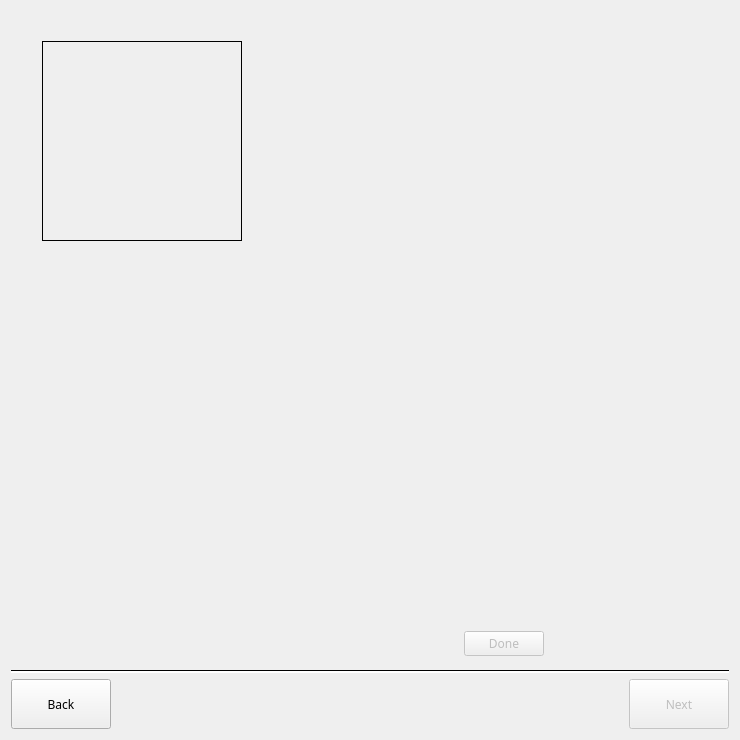
<?xml version="1.0" encoding="UTF-8"?>
<ui version="4.0">
 <class>processimage</class>
 <widget class="QWidget" name="processimage">
  <property name="geometry">
   <rect>
    <x>0</x>
    <y>0</y>
    <width>740</width>
    <height>740</height>
   </rect>
  </property>
  <property name="sizePolicy">
   <sizepolicy hsizetype="Preferred" vsizetype="Preferred">
    <horstretch>0</horstretch>
    <verstretch>0</verstretch>
   </sizepolicy>
  </property>
  <property name="minimumSize">
   <size>
    <width>0</width>
    <height>0</height>
   </size>
  </property>
  <property name="maximumSize">
   <size>
    <width>740</width>
    <height>740</height>
   </size>
  </property>
  <property name="windowTitle">
   <string>Select Region</string>
  </property>
  <layout class="QVBoxLayout" name="verticalLayout_3">
   <item>
    <layout class="QHBoxLayout" name="horizontalLayout_5">
     <item>
      <layout class="QVBoxLayout" name="verticalLayout">
       <item>
        <spacer name="verticalSpacer_3">
         <property name="orientation">
          <enum>Qt::Vertical</enum>
         </property>
         <property name="sizeType">
          <enum>QSizePolicy::Fixed</enum>
         </property>
         <property name="sizeHint" stdset="0">
          <size>
           <width>20</width>
           <height>30</height>
          </size>
         </property>
        </spacer>
       </item>
       <item>
        <layout class="QHBoxLayout" name="horizontalLayout_2">
         <item>
          <spacer name="horizontalSpacer_3">
           <property name="orientation">
            <enum>Qt::Horizontal</enum>
           </property>
           <property name="sizeType">
            <enum>QSizePolicy::Expanding</enum>
           </property>
           <property name="sizeHint" stdset="0">
            <size>
             <width>20</width>
             <height>20</height>
            </size>
           </property>
          </spacer>
         </item>
         <item>
          <widget class="magnifyimagewidget" name="magnifyArea" native="true">
           <property name="sizePolicy">
            <sizepolicy hsizetype="Fixed" vsizetype="Fixed">
             <horstretch>0</horstretch>
             <verstretch>0</verstretch>
            </sizepolicy>
           </property>
           <property name="minimumSize">
            <size>
             <width>200</width>
             <height>200</height>
            </size>
           </property>
           <property name="styleSheet">
            <string notr="true">border: 1px solid rgb(0, 0, 0);</string>
           </property>
          </widget>
         </item>
         <item>
          <spacer name="horizontalSpacer_4">
           <property name="orientation">
            <enum>Qt::Horizontal</enum>
           </property>
           <property name="sizeType">
            <enum>QSizePolicy::Expanding</enum>
           </property>
           <property name="sizeHint" stdset="0">
            <size>
             <width>20</width>
             <height>20</height>
            </size>
           </property>
          </spacer>
         </item>
        </layout>
       </item>
       <item>
        <spacer name="verticalSpacer_4">
         <property name="orientation">
          <enum>Qt::Vertical</enum>
         </property>
         <property name="sizeType">
          <enum>QSizePolicy::Fixed</enum>
         </property>
         <property name="sizeHint" stdset="0">
          <size>
           <width>20</width>
           <height>13</height>
          </size>
         </property>
        </spacer>
       </item>
       <item>
        <layout class="QHBoxLayout" name="horizontalLayout_3">
         <item>
          <spacer name="horizontalSpacer_5">
           <property name="orientation">
            <enum>Qt::Horizontal</enum>
           </property>
           <property name="sizeHint" stdset="0">
            <size>
             <width>40</width>
             <height>20</height>
            </size>
           </property>
          </spacer>
         </item>
         <item>
          <widget class="QLabel" name="icon">
           <property name="sizePolicy">
            <sizepolicy hsizetype="Fixed" vsizetype="Fixed">
             <horstretch>0</horstretch>
             <verstretch>0</verstretch>
            </sizepolicy>
           </property>
           <property name="minimumSize">
            <size>
             <width>50</width>
             <height>50</height>
            </size>
           </property>
           <property name="text">
            <string/>
           </property>
           <property name="pixmap">
            <pixmap resource="resources.qrc">:/new/image/resource/magnifyIcon.png</pixmap>
           </property>
           <property name="scaledContents">
            <bool>true</bool>
           </property>
          </widget>
         </item>
         <item>
          <spacer name="horizontalSpacer_6">
           <property name="orientation">
            <enum>Qt::Horizontal</enum>
           </property>
           <property name="sizeHint" stdset="0">
            <size>
             <width>40</width>
             <height>20</height>
            </size>
           </property>
          </spacer>
         </item>
        </layout>
       </item>
       <item>
        <spacer name="verticalSpacer">
         <property name="orientation">
          <enum>Qt::Vertical</enum>
         </property>
         <property name="sizeHint" stdset="0">
          <size>
           <width>20</width>
           <height>40</height>
          </size>
         </property>
        </spacer>
       </item>
      </layout>
     </item>
     <item>
      <layout class="QVBoxLayout" name="verticalLayout_2">
       <item>
        <widget class="paintimagewidget" name="paintimage" native="true">
         <property name="sizePolicy">
          <sizepolicy hsizetype="Fixed" vsizetype="Fixed">
           <horstretch>0</horstretch>
           <verstretch>0</verstretch>
          </sizepolicy>
         </property>
         <property name="minimumSize">
          <size>
           <width>450</width>
           <height>600</height>
          </size>
         </property>
         <property name="maximumSize">
          <size>
           <width>450</width>
           <height>600</height>
          </size>
         </property>
        </widget>
       </item>
       <item>
        <layout class="QHBoxLayout" name="horizontalLayout_4">
         <item>
          <spacer name="horizontalSpacer">
           <property name="orientation">
            <enum>Qt::Horizontal</enum>
           </property>
           <property name="sizeHint" stdset="0">
            <size>
             <width>40</width>
             <height>20</height>
            </size>
           </property>
          </spacer>
         </item>
         <item>
          <widget class="QPushButton" name="done">
           <property name="enabled">
            <bool>false</bool>
           </property>
           <property name="sizePolicy">
            <sizepolicy hsizetype="Fixed" vsizetype="Fixed">
             <horstretch>0</horstretch>
             <verstretch>0</verstretch>
            </sizepolicy>
           </property>
           <property name="minimumSize">
            <size>
             <width>60</width>
             <height>25</height>
            </size>
           </property>
           <property name="maximumSize">
            <size>
             <width>80</width>
             <height>25</height>
            </size>
           </property>
           <property name="font">
            <font>
             <family>Arial Rounded MT Bold</family>
            </font>
           </property>
           <property name="text">
            <string>Done</string>
           </property>
           <property name="icon">
            <iconset resource="resources.qrc">
             <normaloff>:/new/image/resource/check.png</normaloff>:/new/image/resource/check.png</iconset>
           </property>
           <property name="checkable">
            <bool>true</bool>
           </property>
          </widget>
         </item>
         <item>
          <spacer name="horizontalSpacer_7">
           <property name="orientation">
            <enum>Qt::Horizontal</enum>
           </property>
           <property name="sizeHint" stdset="0">
            <size>
             <width>40</width>
             <height>20</height>
            </size>
           </property>
          </spacer>
         </item>
        </layout>
       </item>
      </layout>
     </item>
    </layout>
   </item>
   <item>
    <widget class="Line" name="line">
     <property name="styleSheet">
      <string notr="true">border-top: 1px solid ; background-color: white;</string>
     </property>
     <property name="orientation">
      <enum>Qt::Horizontal</enum>
     </property>
    </widget>
   </item>
   <item>
    <layout class="QHBoxLayout" name="horizontalLayout">
     <item>
      <widget class="QPushButton" name="back">
       <property name="sizePolicy">
        <sizepolicy hsizetype="Fixed" vsizetype="Fixed">
         <horstretch>0</horstretch>
         <verstretch>0</verstretch>
        </sizepolicy>
       </property>
       <property name="minimumSize">
        <size>
         <width>100</width>
         <height>50</height>
        </size>
       </property>
       <property name="font">
        <font>
         <family>Arial Rounded MT Bold</family>
        </font>
       </property>
       <property name="text">
        <string>Back</string>
       </property>
       <property name="icon">
        <iconset resource="resources.qrc">
         <normaloff>:/new/image/resource/back.png</normaloff>:/new/image/resource/back.png</iconset>
       </property>
       <property name="iconSize">
        <size>
         <width>24</width>
         <height>24</height>
        </size>
       </property>
      </widget>
     </item>
     <item>
      <spacer name="horizontalSpacer_2">
       <property name="orientation">
        <enum>Qt::Horizontal</enum>
       </property>
       <property name="sizeHint" stdset="0">
        <size>
         <width>40</width>
         <height>20</height>
        </size>
       </property>
      </spacer>
     </item>
     <item>
      <widget class="QPushButton" name="next">
       <property name="enabled">
        <bool>false</bool>
       </property>
       <property name="sizePolicy">
        <sizepolicy hsizetype="Fixed" vsizetype="Fixed">
         <horstretch>0</horstretch>
         <verstretch>0</verstretch>
        </sizepolicy>
       </property>
       <property name="minimumSize">
        <size>
         <width>100</width>
         <height>50</height>
        </size>
       </property>
       <property name="font">
        <font>
         <family>Arial Rounded MT Bold</family>
        </font>
       </property>
       <property name="text">
        <string>Next</string>
       </property>
       <property name="icon">
        <iconset resource="resources.qrc">
         <normaloff>:/new/image/resource/next.png</normaloff>:/new/image/resource/next.png</iconset>
       </property>
      </widget>
     </item>
    </layout>
   </item>
  </layout>
 </widget>
 <customwidgets>
  <customwidget>
   <class>paintimagewidget</class>
   <extends>QWidget</extends>
   <header>paintimagewidget.h</header>
   <container>1</container>
  </customwidget>
  <customwidget>
   <class>magnifyimagewidget</class>
   <extends>QWidget</extends>
   <header location="global">magnifyimagewidget.h</header>
   <container>1</container>
  </customwidget>
 </customwidgets>
 <resources>
  <include location="resources.qrc"/>
 </resources>
 <connections/>
</ui>
